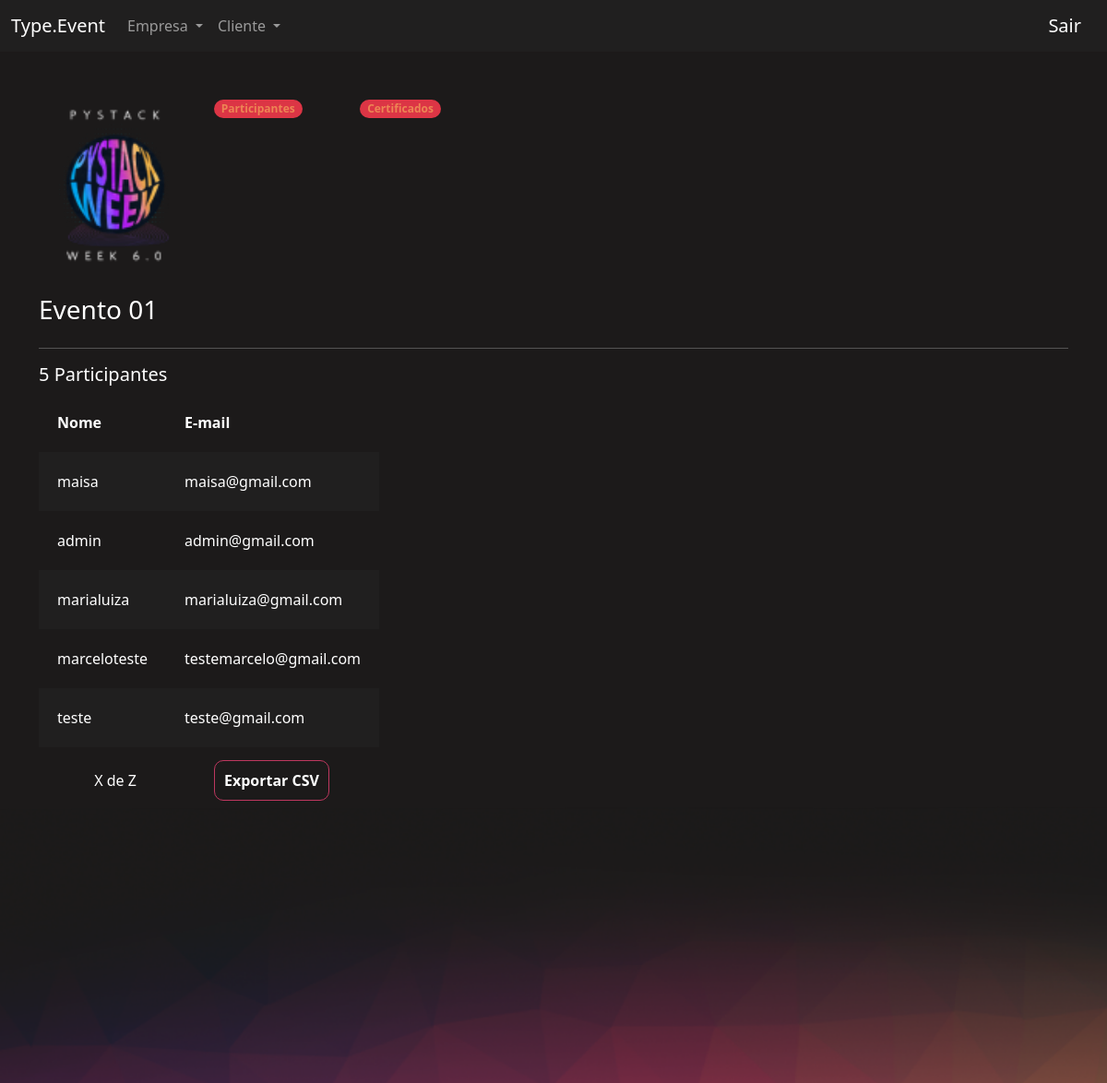
/eventos/participantes_evento/1/ (signed in), run on the app's committed database.
### eventos/models.py (models this page shows, shortened)
class Evento(models.Model):
    criador = models.ForeignKey(User, on_delete=models.DO_NOTHING, null=True, blank=True)
    nome = models.CharField(max_length=200)
    descricao = models.TextField()
    data_inicio = models.DateField()
    data_termino = models.DateField()
    carga_horaria = models.IntegerField()
    logo = models.ImageField(upload_to="logos")
    participantes = models.ManyToManyField(User, related_name="evento_participante", null=True, blank=True)
    cor_principal = models.CharField(max_length=7)
    cor_secundaria = models.CharField(max_length=7)
    cor_fundo = models.CharField(max_length=7)

### eventos/views.py (the view)
# urls.py: path('participantes_evento/<int:id>/', views.participantes_evento, name="participantes_evento"),
def participantes_evento(request, id):
    evento = get_object_or_404(Evento, id=id)
    if not evento.criador == request.user:
        raise Http404('Esse evento não é seu.')
    if request.method == "GET":
        participantes = evento.participantes.all()
        return render(request, 'participantes_evento.html', {'participantes': participantes, 'evento': evento})

### eventos/templates/participantes_evento.html (shortened to what this page needs)
{% extends "bases/base_evento.html" %}
{% load static %}
{% block 'importacoes' %}
    <link href="{% static 'evento/css/gerenciar_evento.css' %}" rel="stylesheet">
{% endblock %}
{% block 'conteudo' %}
    <div class="container">
        <br>
        <br>
        <div class="row">
            <div class="col-md-2">
                <img width="100%" src="/media/{{evento.logo}}">
                <br>
                <br>
                <h3>{{evento.nome}}</h3>
            </div>
            <div class="col-md">
                <div class="row">
                    <div class="col-md-2">
                        <span class="badge rounded-pill text-bg-danger"><a class="link" href="{% url 'participantes_evento' evento.id %}">Participantes</a></span>
                    </div>
                    <div class="col-md-2">
                        <span class="badge rounded-pill text-bg-danger"><a class="link" href="{% url 'certificados_evento' evento.id %}">Certificados</a></span>
                    </div>
                </div>
            </div>
        </div>
        <hr>
        <div class="row">
            <h5>{{evento.participantes.all.count}} Participantes</h5>
            <div class="col-md-4">
                <table>
                    <tr>
                        <th>Nome</th>
                        <th>E-mail</th>
                    </tr>
                    {% for participante in participantes %}
                        <tr class="{% cycle 'linha' 'linha2' %}">
                            <td>{{participante.username}}</td>
                            <td>{{participante.email}}</td>
                        </tr>
                    {% endfor %}
                </table>
                <br>
                <div class="row">
                    <div class="col-md text-center">
                        <p>X de Z</p>
                    </div>
                    <div class="col-md ">
                        <a href="{% url 'gerar_csv' evento.id %}" class="btn-principal" style="text-decoration: none;">Exportar CSV</a>
                    </div>
                </div>
            </div>
        </div>
    </div>
{% endblock %}

### templates/static/geral/css/base.css (style rules this page uses)
body { color: white !important; }
:root { --main-color: #201F1F; --dark-color: #1C1A1A; --contrast-color: #BE375F; --differential-color: #ED8554; }

### templates/static/evento/css/gerenciar_evento.css (style rules this page uses)
table { width: 100%; padding: 20px; }
.linha { height: 40px; background-color: var(--main-color); padding: 20px; }
td, th { padding: 20px; }

### templates/static/evento/css/evento.css (style rules this page uses)
body { background-color: #1C1A1A; }

### templates/static/usuarios/css/usuarios.css (style rules this page uses)
.link { color: var(--differential-color); text-decoration: none; }
.btn-principal { background-color: transparent; border: 1px solid var(--contrast-color); color: white; padding: 10px; border-radius: 10px; font-weight: bold; }

### data on the page
Evento: logo (picture), nome "Evento 01", participantes.all.count "5"

### other printed values
{{ participante.username }} "maisa"
{{ participante.email }} "maisa@gmail.com"
{{ participante.username }} "admin"
{{ participante.email }} "admin@gmail.com"
{{ participante.username }} "marialuiza"
{{ participante.email }} "marialuiza@gmail.com"
{{ participante.username }} "marceloteste"
{{ participante.email }} "testemarcelo@gmail.com"
{{ participante.username }} "teste"
{{ participante.email }} "teste@gmail.com"
